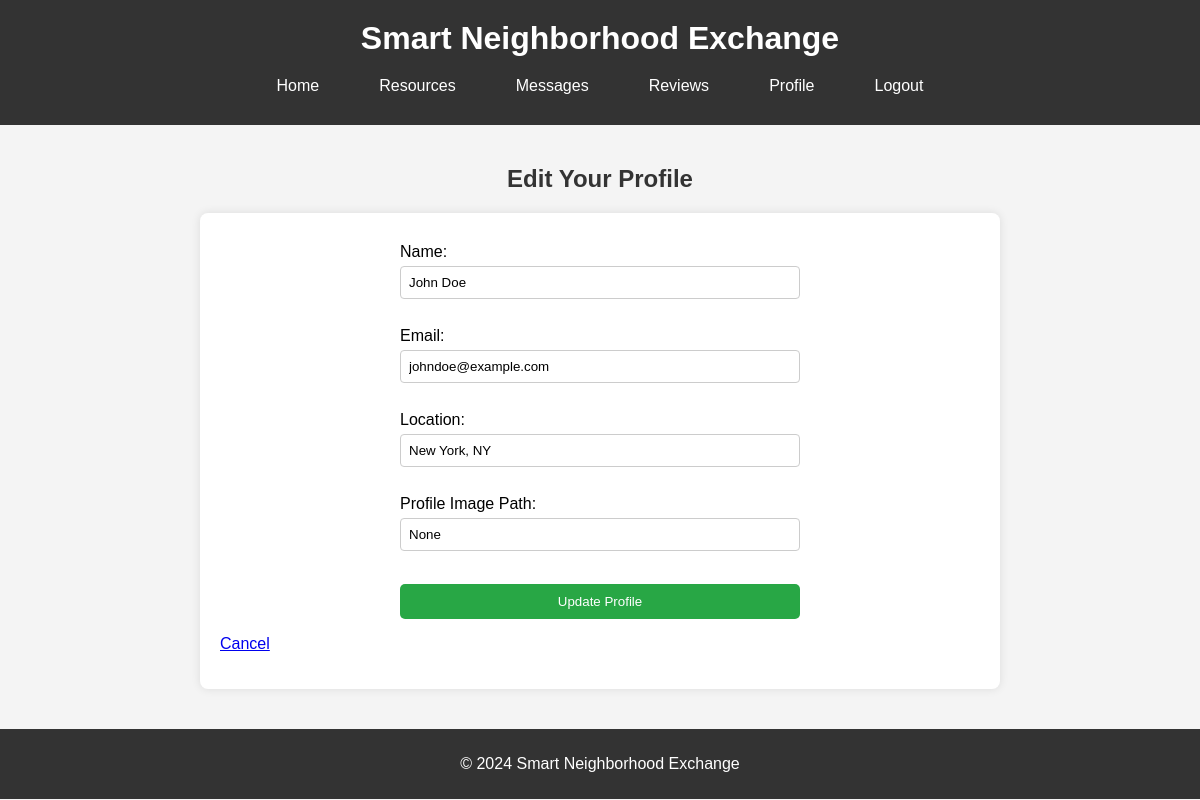
The page /edit_profile (signed in) on the database as committed earlier.
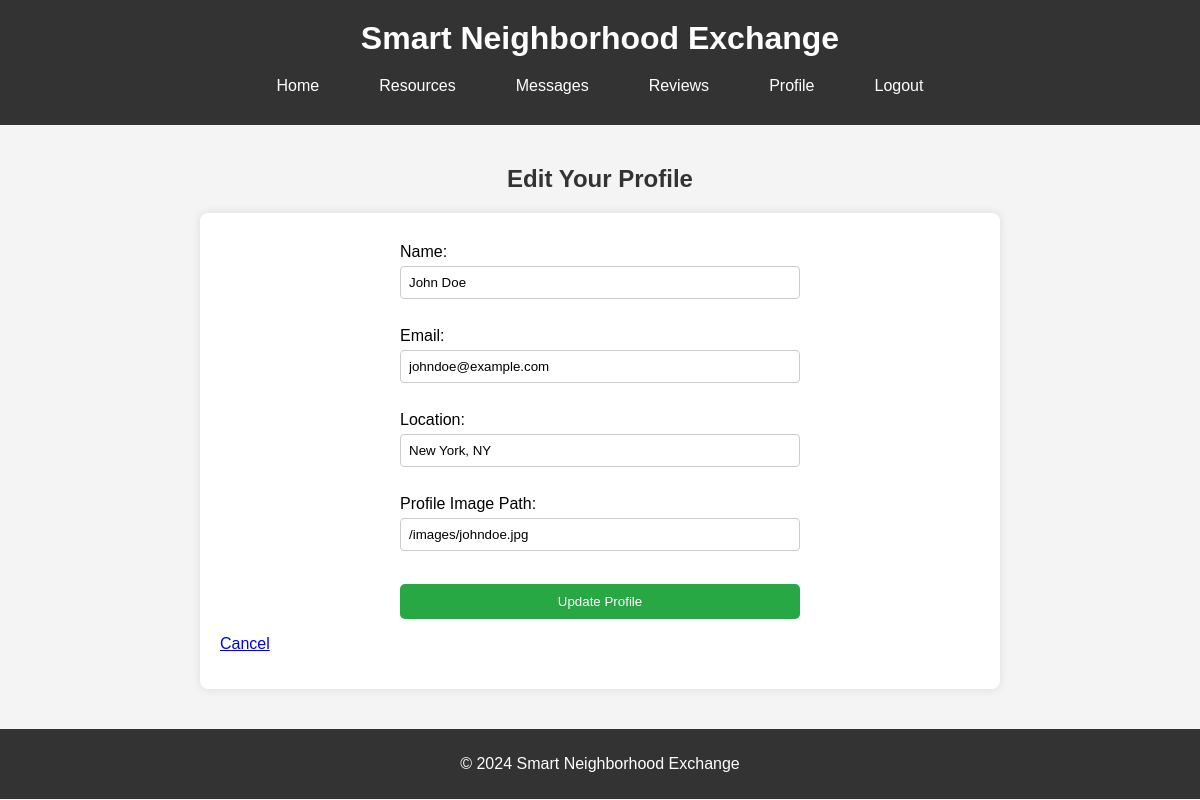
The same page on the database as committed later.
### tables this page shows
CREATE TABLE Users (
    user_id INTEGER PRIMARY KEY AUTOINCREMENT,
    name TEXT NOT NULL,
    email TEXT NOT NULL UNIQUE,
    password TEXT NOT NULL,
    profile_image TEXT,
    location TEXT
);

### app.py (the view, shortened to what this page needs)
@app.route('/edit_profile', methods=['GET', 'POST'])
def edit_profile():
    if 'user_id' not in session:
        flash('Please log in to access your profile', 'error')
        return redirect(url_for('login'))
    user_id = session['user_id']
    conn = get_db_connection()
    user = conn.execute('SELECT * FROM Users WHERE user_id = ?', (user_id,)).fetchone()
    conn.close()
    return render_template('edit_profile.html',
                           user_name=user['name'],
                           user_email=user['email'],
                           user_location=user['location'],
                           user_profile_image=user['profile_image'])

### app.py (called while the page is built)
def get_db_connection():
    conn = sqlite3.connect('exchange.db')
    conn.row_factory = sqlite3.Row
    return conn

### templates/edit_profile.html (shortened to what this page needs)
{% extends 'layout.html' %}
{% block content_title %}Edit Your Profile{% endblock %}
{% block content %}
    <form method="POST" action="{{ url_for('edit_profile') }}">
        <label for="name">Name:</label>
        <input type="text" name="name" value="{{ user_name }}" required><br>
        <label for="email">Email:</label>
        <input type="email" name="email" value="{{ user_email }}" required><br>
        <label for="location">Location:</label>
        <input type="text" name="location" value="{{ user_location }}"><br>
        <label for="profile_image">Profile Image Path:</label>
        <input type="text" name="profile_image" value="{{ user_profile_image }}" placeholder="e.g., /static/images/profile.jpg"><br>
        <input type="submit" value="Update Profile">
    </form>
    <p><a href="{{ url_for('profile') }}">Cancel</a></p>
{% endblock %}

Rows that differ between the two databases and show on the page:
changed Users "John Doe": profile_image (not shown) → "/images/johndoe.jpg"
Other text that changed with them:
form field profile_image: "None" → (not shown)
